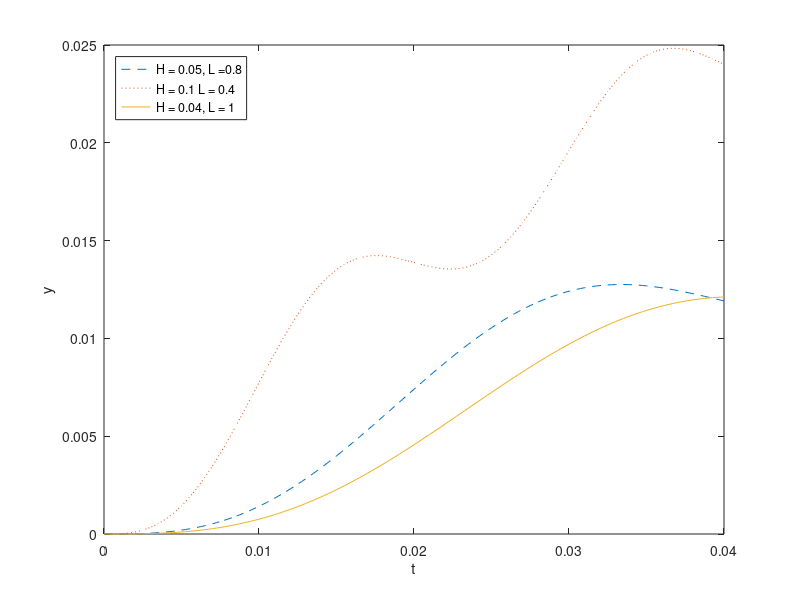
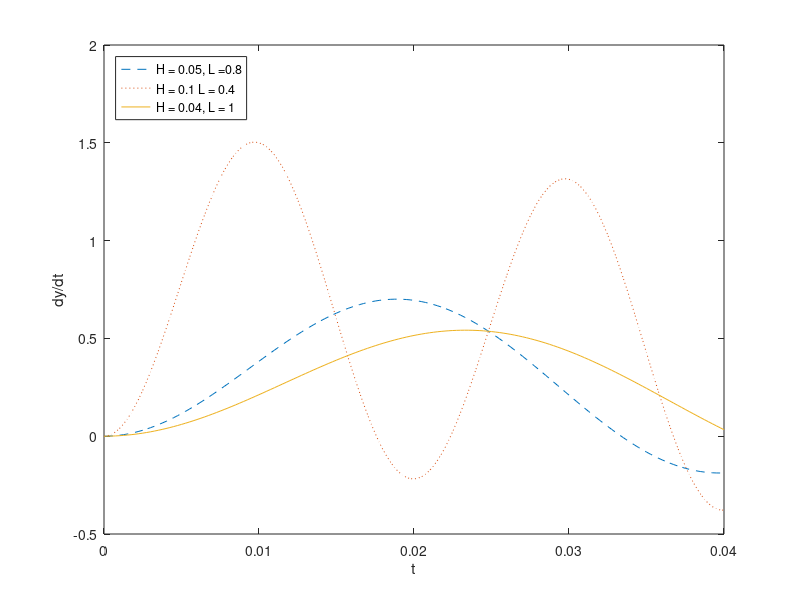
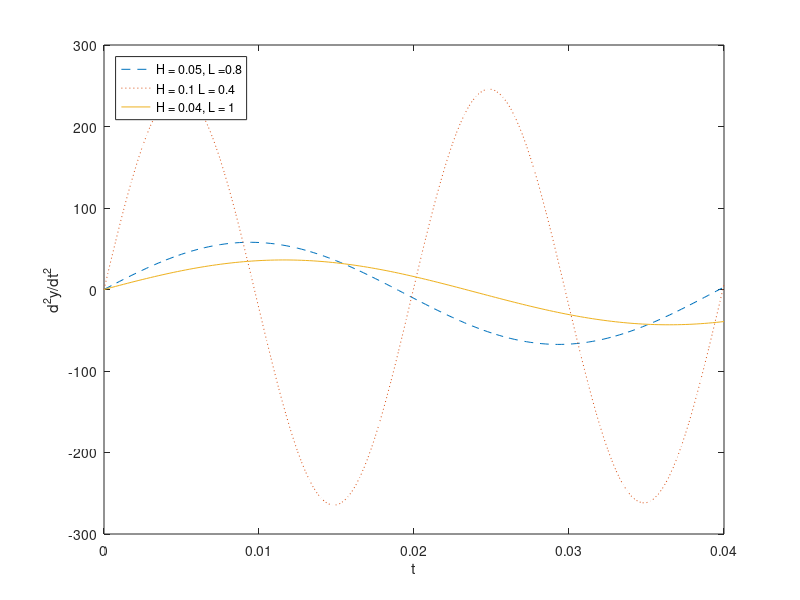

The MATLAB source for these figures, in order:
clc
clear all
global H = 0.05;
global H1 = 0.1;
global H2 = 0.04;
global L = 0.8;
global L1 = 0.4;
global L2 = 1;
global V0 = 20;
global M = 450;
global K = 3500;
global B =7300;
function q = sist(t, an)
    global H;
    global L;
    global V0;
    global M;
    global K;
    global B;
    #Описание математической модели неровности дороги
    x = (H / 2) * (1 - cos((2 * pi * V0 * t) / L));
    #Производная функции неровности дороги
    dxdt = (H / L) * pi * V0 * sin((2 * pi * V0 * t)/L);
    q = [an(2); ((B / M) * dxdt + (K / M) * x - (B / M) * an(2) - (K / M)*an(1))];
endfunction;

function q1 = sist1(t1, an1)
    global H1;
    global L1;
    global V0;
    global M;
    global K;
    global B;
    #Описание математической модели неровности дороги
    x = (H1 / 2) * (1 - cos((2 * pi * V0 * t1) / L1));
    #Производная функции неровности дороги
    dxdt = (H1 / L1) * pi * V0 * sin((2 * pi * V0 * t1)/L1);
    q1 = [an1(2); ((B / M) * dxdt + (K / M) * x - (B / M) * an1(2) - (K / M)*an1(1))];
endfunction;

function q2 = sist2(t2, an2)
    global H2;
    global L2;
    global V0;
    global M;
    global K;
    global B;
    #Описание математической модели неровности дороги
    x = (H2 / 2) * (1 - cos((2 * pi * V0 * t2) / L2));
    #Производная функции неровности дороги
    dxdt = (H2 / L2) * pi * V0 * sin((2 * pi * V0 * t2)/L2);
    q2 = [an2(2); ((B / M) * dxdt + (K / M) * x - (B / M) * an2(2) - (K / M)*an2(1))];
endfunction;

t0 = 0;

tf =  L / V0;

x0 = [0, 0];

par = odeset ("RelTol", 1e-5, "AbsTol", 1e-5, "InitialStep", 0.05,
"MaxStep", 0.001);
[t, an] = ode45(@sist, [t0 tf], x0, par);
[t1, an1] = ode45(@sist1, [t0 tf], x0, par);
[t2, an2] = ode45(@sist2, [t0 tf], x0, par);

plot (t, an(:,1), '--');
hold on
plot (t1, an1(:,1), ':');
hold on
plot (t2, an2(:,1));
h = legend("H = 0.05, L =0.8", "H = 0.1 L = 0.4", "H = 0.04, L = 1");
legend(h, "location", "northwest");
xlabel('t');
ylabel('y');

figure();
plot (t, an(:,2), '--');
hold on
plot (t1, an1(:,2), ':');
hold on
plot (t2, an2(:,2));
h = legend("H = 0.05, L =0.8", "H = 0.1 L = 0.4", "H = 0.04, L = 1");
legend(h, "location", "northwest");
xlabel('t');
ylabel('dy/dt');

x = (H / 2) * (1 - cos((2 * pi * V0 * t) / L));
dxdt = (H / L) * pi * V0 * sin((2 * pi * V0 * t)/L);
an3=((B / M) * dxdt + (K / M) * x - (B / M) * an(:,2) - (K / M)*an(:,1));

x1 = (H1 / 2) * (1 - cos((2 * pi * V0 * t) / L1));
dxdt1 = (H1 / L1) * pi * V0 * sin((2 * pi * V0 * t)/L1);
an3_1 = ((B / M) * dxdt1 + (K / M) * x1 - (B / M) * an1(:,2) - (K / M)*an1(:,1));

x2 = (H2 / 2) * (1 - cos((2 * pi * V0 * t) / L2));
dxdt2 = (H2 / L2) * pi * V0 * sin((2 * pi * V0 * t)/L2);
an3_2 = ((B / M) * dxdt2 + (K / M) * x2 - (B / M) * an2(:,2) - (K / M)*an2(:,1));

figure();
plot (t, an3, '--');
xlabel('t');
ylabel('d^2y/dt^2');
hold on
plot (t1, an3_1, ':');
xlabel('t');
ylabel('d^2y/dt^2');
hold on
plot (t2, an3_2);
xlabel('t');
ylabel('d^2y/dt^2');

h = legend("H = 0.05, L =0.8", "H = 0.1 L = 0.4", "H = 0.04, L = 1");
legend(h, "location", "northwest");
xlabel('t');
ylabel('d^2y/dt^2');